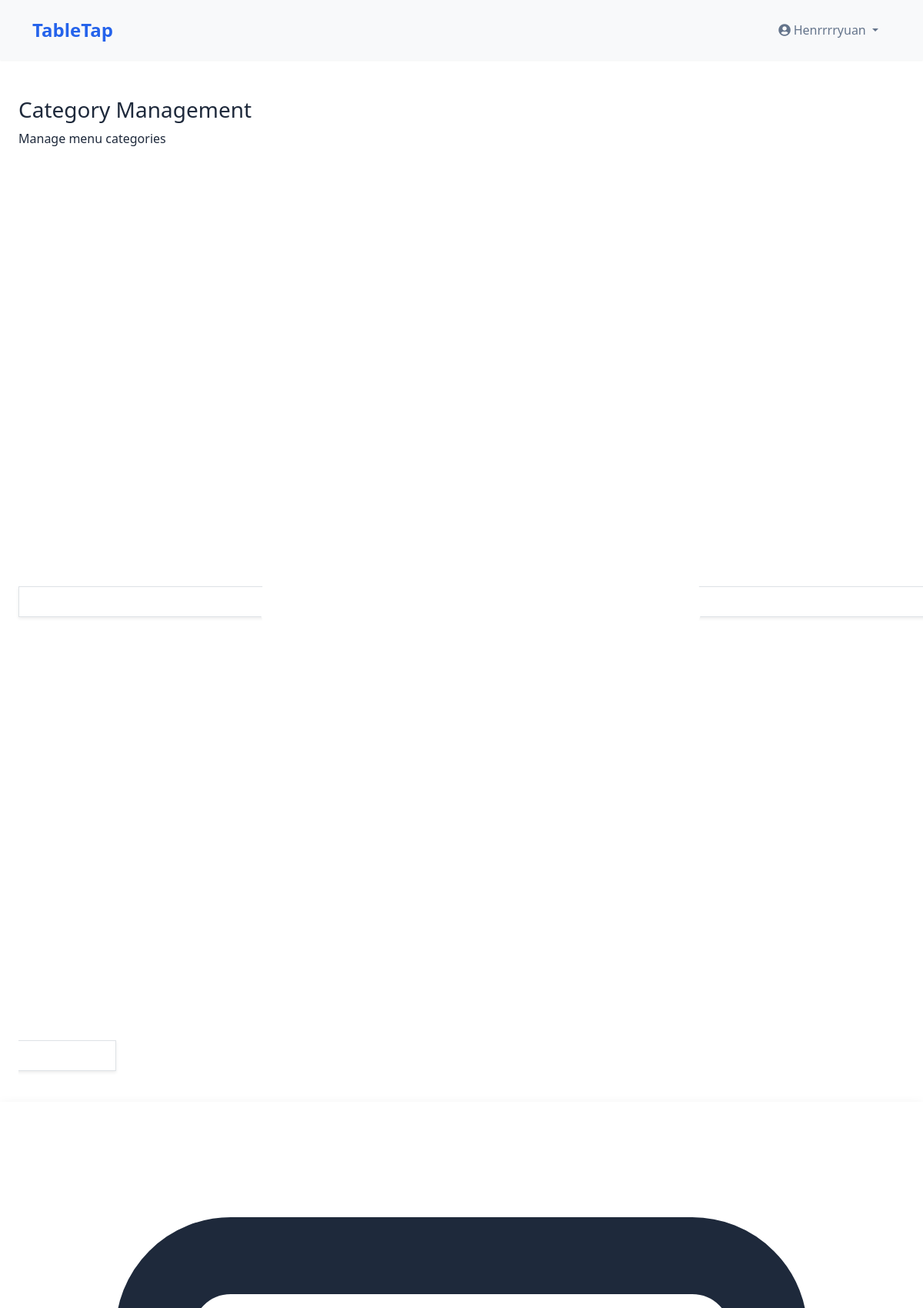
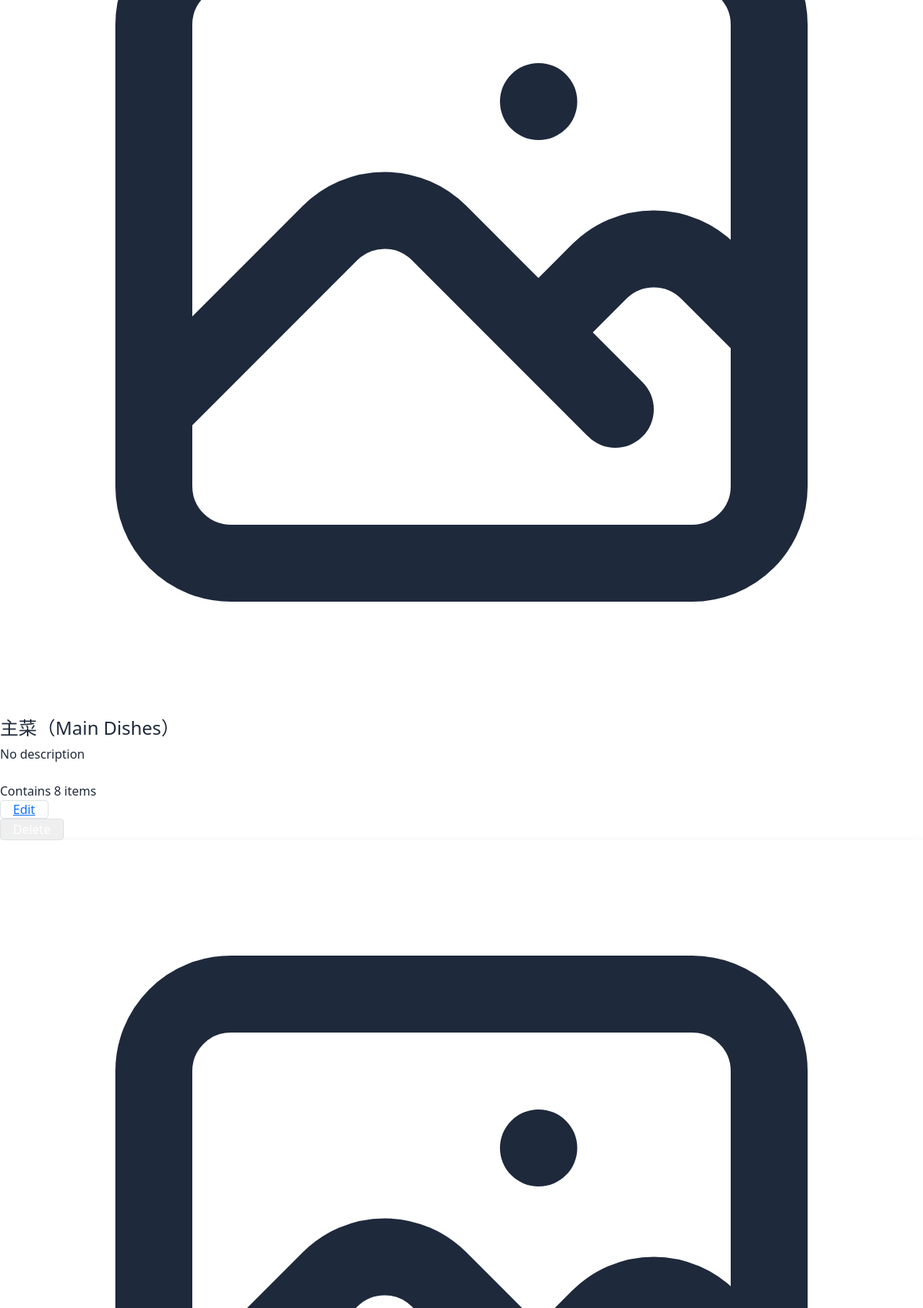
Page /api/categories/ (signed in, upper part) on the committed database (2 pictures, top to bottom).
### core/models.py (models this page shows, shortened)
class Category(models.Model):
    name = models.CharField(max_length=100)
    description = models.TextField(blank=True)
    image = models.ImageField(upload_to='category_images/', blank=True, null=True, verbose_name='Category Image')
    created_at = models.DateTimeField(auto_now_add=True)
    updated_at = models.DateTimeField(auto_now=True)
    class Meta:
        verbose_name_plural = "Categories"

### core/views.py (the view)
# urls.py: path('api/categories/', views.category_list, name='category_list'),
@staff_required
def category_list(request):
    categories = Category.objects.all().order_by('name')
    return render(request, 'core/category_list.html', {
        'categories': categories,
    })

### core/templates/core/category_list.html (shortened to what this page needs)
{% extends 'core/base.html' %}
{% block content %}
<div class="bg-white shadow overflow-hidden sm:rounded-lg">
    <div class="px-4 py-5 sm:px-6 flex justify-between items-center border-b border-gray-200">
        <div>
            <h3 class="text-lg leading-6 font-medium text-gray-900">Category Management</h3>
            <p class="mt-1 max-w-2xl text-sm text-gray-500">Manage menu categories</p>
        </div>
        <div>
            <a href="{% url 'category_create' %}"
               class="inline-flex items-center px-4 py-2 border border-transparent rounded-md shadow-sm text-sm font-medium text-white bg-blue-600 hover:bg-blue-700 focus:outline-none focus:ring-2 focus:ring-offset-2 focus:ring-blue-500">
                <svg class="-ml-1 mr-2 h-5 w-5" xmlns="http://www.w3.org/2000/svg" viewBox="0 0 20 20" fill="currentColor">
                    <path fill-rule="evenodd" d="M10 5a1 1 0 011 1v3h3a1 1 0 110 2h-3v3a1 1 0 11-2 0v-3H6a1 1 0 110-2h3V6a1 1 0 011-1z" clip-rule="evenodd" />
                </svg>
            </a>
        </div>
    </div>
    <div class="grid grid-cols-1 gap-6 sm:grid-cols-2 lg:grid-cols-3 p-6">
        {% for category in categories %}
        <div class="bg-white rounded-lg shadow overflow-hidden">
            <div class="h-48 w-full relative">
                {% if category.image %}
                <img src="{{ category.image.url }}"
                     alt="{{ category.name }}"
                     class="w-full h-full object-cover">
                {% else %}
                <div class="w-full h-full bg-gray-200 flex items-center justify-center">
                </div>
                {% endif %}
            </div>
            <div class="p-6">
                <h4 class="text-lg font-medium text-gray-900">{{ category.name }}</h4>
                <p class="mt-2 text-sm text-gray-500">{{ category.description|default:"No description" }}</p>
                <div class="mt-4 flex justify-between items-center">
                    <div class="text-sm text-gray-500">
                        Contains {{ category.items.count }} items
                    </div>
                    <div class="flex space-x-2">
                        <a href="{% url 'category_edit' category.pk %}"
                           class="inline-flex items-center px-3 py-1.5 border border-gray-300 text-sm font-medium rounded text-gray-700 bg-white hover:bg-gray-50 focus:outline-none focus:ring-2 focus:ring-offset-2 focus:ring-blue-500">
                            Edit
                        </a>
                        <form method="post" action="{% url 'category_delete' category.pk %}" class="inline">
                            <button type="submit"
                                    class="inline-flex items-center px-3 py-1.5 border border-transparent text-sm font-medium rounded text-white bg-red-600 hover:bg-red-700 focus:outline-none focus:ring-2 focus:ring-offset-2 focus:ring-red-500"
                                    onclick="return confirm('Are you sure you want to delete this category? It cannot be deleted if it contains items.')">
                            </button>
                        </form>
                    </div>
                </div>
            </div>
        </div>
        {% endfor %}
    </div>
</div>
{% endblock %}

### core/templates/core/base.html (shortened to what this page needs)
{% load static %}
<!DOCTYPE html>
<html lang="en">
<head>
    <link href="https://cdn.jsdelivr.net/npm/bootstrap@5.1.3/dist/css/bootstrap.min.css" rel="stylesheet">
    <link href="https://cdnjs.cloudflare.com/ajax/libs/font-awesome/5.15.4/css/all.min.css" rel="stylesheet">
    <link href="{% static 'css/base.css' %}" rel="stylesheet">
</head>
<body>
    <nav class="navbar navbar-expand-lg navbar-light bg-light">
        <div class="container">
            <a class="navbar-brand" href="{% url 'logout' %}">TableTap</a>
            <div class="collapse navbar-collapse" id="navbarNav">
                <ul class="navbar-nav">
                    {% if user.is_authenticated %}
                        <li class="nav-item dropdown">
                            <a class="nav-link dropdown-toggle" href="#" id="navbarDropdown" role="button" data-bs-toggle="dropdown">
                                <i class="fas fa-user-circle me-1"></i>{{ user.username }}
                            </a>
                        </li>
                    {% endif %}
                </ul>
            </div>
        </div>
    </nav>
    {% block content %}{% endblock %}
</body>
</html>

### static/css/base.css (style rules this page uses)
:root { --primary-color: #2563eb; --primary-dark: #1d4ed8; --primary-light: #60a5fa; --secondary-color: #475569; --accent-color: #f59e0b; --text-primary: #1e293b; --text-secondary: #64748b; --text-light: #94a3b8; --bg-primary: #ffffff; --bg-secondary: #f8fafc; --bg-accent: #f1f5f9; --border-color: #e2e8f0; --shadow-sm: 0 1px 2px 0 rgba(0, 0, 0, 0.05); --shadow-md: 0 4px 6px -1px rgba(0, 0, 0, 0.1); --shadow-lg: 0 10px 15px -3px rgba(0, 0, 0, 0.1); --border-radius-sm: 0.25rem; --border-radius-md: 0.375rem; --border-radius-lg: 0.5rem; --spacing-xs: 0.5rem; --spacing-sm: 1rem; --spacing-md: 1.5rem; --spacing-lg: 2rem; --spacing-xl: 3rem; --font-family: system-ui, -apple-system, 'Segoe UI', Roboto, 'Helvetica Neue', Arial, sans-serif; }
body { font-family: var(--font-family); color: var(--text-primary); background-color: var(--bg-secondary); line-height: 1.5; margin: 0; padding: 0; }
.navbar { background-color: var(--bg-primary); box-shadow: var(--shadow-sm); padding: var(--spacing-sm) 0; position: sticky; top: 0; z-index: 1000; }
.navbar-brand { color: var(--primary-color) !important; font-size: 1.5rem; font-weight: 600; text-decoration: none; transition: color 0.2s ease; }
.nav-link { color: var(--text-secondary) !important; font-weight: 500; padding: var(--spacing-xs) var(--spacing-sm) !important; border-radius: var(--border-radius-md); transition: all 0.2s ease; }
.shadow { box-shadow: var(--shadow-md); }
.rounded { border-radius: var(--border-radius-md); }

### rows in the picture
Category: name "主菜（Main Dishes）", description "No description", items.count "8"

### other values in the picture
{{ user.username }} "Henrrrryuan"
